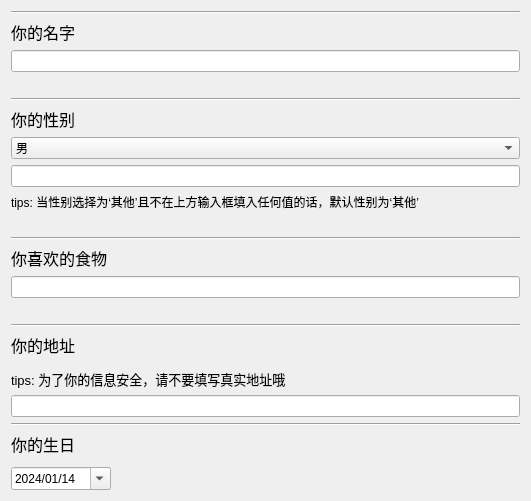
             <widget class="QWidget" name="scrollAreaWidgetContents">
              <property name="geometry">
               <rect>
                <x>0</x>
                <y>0</y>
                <width>531</width>
                <height>467</height>
               </rect>
              </property>
              <property name="maximumSize">
               <size>
                <width>16777215</width>
                <height>16777215</height>
               </size>
              </property>
              <property name="styleSheet">
               <string notr="true"/>
              </property>
              <layout class="QVBoxLayout" name="verticalLayout_13">
               <item>
                <widget class="Line" name="line_16">
                 <property name="orientation">
                  <enum>Qt::Horizontal</enum>
                 </property>
                </widget>
               </item>
               <item>
                <widget class="QLabel" name="yourNameLabel">
                 <property name="maximumSize">
                  <size>
                   <width>16777215</width>
                   <height>16777215</height>
                  </size>
                 </property>
                 <property name="text">
                  <string>&lt;html&gt;&lt;head/&gt;&lt;body&gt;&lt;p&gt;&lt;span style=&quot; font-size:12pt;&quot;&gt;你的名字&lt;/span&gt;&lt;/p&gt;&lt;/body&gt;&lt;/html&gt;</string>
                 </property>
                </widget>
               </item>
               <item>
                <widget class="QLineEdit" name="yourNameEdit"/>
               </item>
               <item>
                <spacer name="verticalSpacer_15">
                 <property name="orientation">
                  <enum>Qt::Vertical</enum>
                 </property>
                 <property name="sizeType">
                  <enum>QSizePolicy::Fixed</enum>
                 </property>
                 <property name="sizeHint" stdset="0">
                  <size>
                   <width>0</width>
                   <height>20</height>
                  </size>
                 </property>
                </spacer>
               </item>
               <item>
                <widget class="Line" name="line_17">
                 <property name="orientation">
                  <enum>Qt::Horizontal</enum>
                 </property>
                </widget>
               </item>
               <item>
                <widget class="QLabel" name="yourSexLabel">
                 <property name="text">
                  <string>&lt;html&gt;&lt;head/&gt;&lt;body&gt;&lt;p&gt;&lt;span style=&quot; font-size:12pt;&quot;&gt;你的性别&lt;/span&gt;&lt;/p&gt;&lt;/body&gt;&lt;/html&gt;</string>
                 </property>
                </widget>
               </item>
               <item>
                <widget class="QComboBox" name="yourSexComboBox">
                 <item>
                  <property name="text">
                   <string>男</string>
                  </property>
                 </item>
                 <item>
                  <property name="text">
                   <string>女</string>
                  </property>
                 </item>
                 <item>
                  <property name="text">
                   <string>其他</string>
                  </property>
                 </item>
                </widget>
               </item>
               <item>
                <widget class="QLineEdit" name="yourSexEdit"/>
               </item>
               <item>
                <widget class="QLabel" name="label">
                 <property name="text">
                  <string>tips: 当性别选择为‘其他’且不在上方输入框填入任何值的话，默认性别为‘其他’</string>
                 </property>
                </widget>
               </item>
               <item>
                <spacer name="verticalSpacer_16">
                 <property name="orientation">
                  <enum>Qt::Vertical</enum>
                 </property>
                 <property name="sizeType">
                  <enum>QSizePolicy::Fixed</enum>
                 </property>
                 <property name="sizeHint" stdset="0">
                  <size>
                   <width>0</width>
                   <height>20</height>
                  </size>
                 </property>
                </spacer>
               </item>
               <item>
                <widget class="Line" name="line_18">
                 <property name="orientation">
                  <enum>Qt::Horizontal</enum>
                 </property>
                </widget>
               </item>
               <item>
                <widget class="QLabel" name="yourFavouriteFoodLabel">
                 <property name="text">
                  <string>&lt;html&gt;&lt;head/&gt;&lt;body&gt;&lt;p&gt;&lt;span style=&quot; font-size:12pt;&quot;&gt;你喜欢的食物&lt;/span&gt;&lt;/p&gt;&lt;/body&gt;&lt;/html&gt;</string>
                 </property>
                </widget>
               </item>
               <item>
                <widget class="QLineEdit" name="yourFavouriteFood"/>
               </item>
               <item>
                <spacer name="verticalSpacer_17">
                 <property name="orientation">
                  <enum>Qt::Vertical</enum>
                 </property>
                 <property name="sizeType">
                  <enum>QSizePolicy::Fixed</enum>
                 </property>
                 <property name="sizeHint" stdset="0">
                  <size>
                   <width>0</width>
                   <height>20</height>
                  </size>
                 </property>
                </spacer>
               </item>
               <item>
                <widget class="Line" name="line_19">
                 <property name="orientation">
                  <enum>Qt::Horizontal</enum>
                 </property>
                </widget>
               </item>
               <item>
                <widget class="QLabel" name="yourAddressLabel">
                 <property name="text">
                  <string>&lt;html&gt;&lt;head/&gt;&lt;body&gt;&lt;p&gt;&lt;span style=&quot; font-size:12pt;&quot;&gt;你的地址&lt;/span&gt;&lt;/p&gt;&lt;p&gt;&lt;span style=&quot; font-size:10pt;&quot;&gt;tips: 为了你的信息安全，请不要填写真实地址哦&lt;/span&gt;&lt;/p&gt;&lt;/body&gt;&lt;/html&gt;</string>
                 </property>
                </widget>
               </item>
               <item>
                <widget class="QLineEdit" name="yourAddressEdit"/>
               </item>
               <item>
                <widget class="Line" name="line_7">
                 <property name="orientation">
                  <enum>Qt::Horizontal</enum>
                 </property>
                </widget>
               </item>
               <item>
                <widget class="QLabel" name="label_5">
                 <property name="text">
                  <string>&lt;html&gt;&lt;head/&gt;&lt;body&gt;&lt;p&gt;&lt;span style=&quot; font-size:12pt;&quot;&gt;你的生日&lt;/span&gt;&lt;/p&gt;&lt;/body&gt;&lt;/html&gt;</string>
                 </property>
                </widget>
               </item>
               <item>
                <widget class="QWidget" name="birthdayWidget" native="true">
                 <layout class="QHBoxLayout" name="horizontalLayout_3">
                  <property name="leftMargin">
                   <number>0</number>
                  </property>
                  <property name="topMargin">
                   <number>5</number>
                  </property>
                  <property name="rightMargin">
                   <number>0</number>
                  </property>
                  <property name="bottomMargin">
                   <number>0</number>
                  </property>
                  <item>
                   <widget class="QDateEdit" name="birthdayDateEdit">
                    <property name="minimumSize">
                     <size>
                      <width>100</width>
                      <height>0</height>
                     </size>
                    </property>
                    <property name="dateTime">
                     <datetime>
                      <hour>0</hour>
                      <minute>0</minute>
                      <second>0</second>
                      <year>2024</year>
                      <month>1</month>
                      <day>14</day>
                     </datetime>
                    </property>
                    <property name="displayFormat">
                     <string>yyyy/MM/dd</string>
                    </property>
                    <property name="calendarPopup">
                     <bool>true</bool>
                    </property>
                   </widget>
                  </item>
                  <item>
                   <spacer name="horizontalSpacer_2">
                    <property name="orientation">
                     <enum>Qt::Horizontal</enum>
                    </property>
                    <property name="sizeHint" stdset="0">
                     <size>
                      <width>40</width>
                      <height>20</height>
                     </size>
                    </property>
                   </spacer>
                  </item>
                 </layout>
                </widget>
               </item>
               <item>
                <spacer name="verticalSpacer_18">
                 <property name="orientation">
                  <enum>Qt::Vertical</enum>
                 </property>
                 <property name="sizeHint" stdset="0">
                  <size>
                   <width>20</width>
                   <height>40</height>
                  </size>
                 </property>
                </spacer>
               </item>
              </layout>
             </widget>
